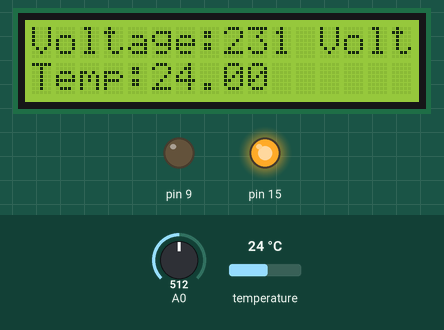
Recording of a sketch running on a simulated Arduino Uno, built for the host (arithmetic inside an expression is 32-bit, double 64-bit). Parts: 16×2 character LCD, output pins drawn as LEDs (lit = HIGH). Inputs (shaded band) come from the test bench; at power-on: temperature 24 °C, A0 = 512. What the sketch prints to the serial monitor is not drawn.

Above: at 2.3 s.
2.4 s: temperature set to 34.4 °C
At 3.5 s:
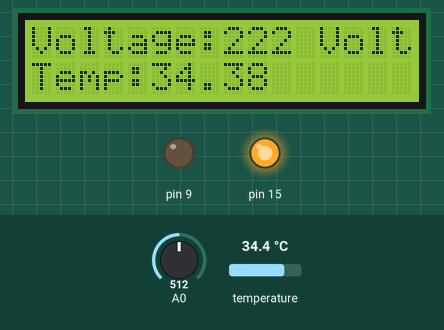
5.2 s: temperature set to 35.6 °C
At 6.5 s:
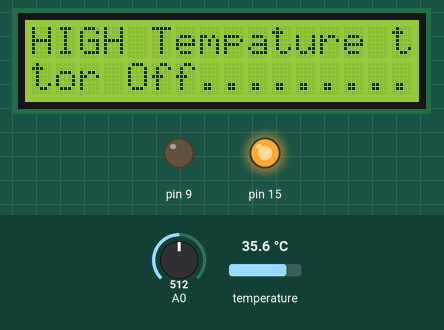
7.2 s: temperature set to 12 °C
At 8.9 s:
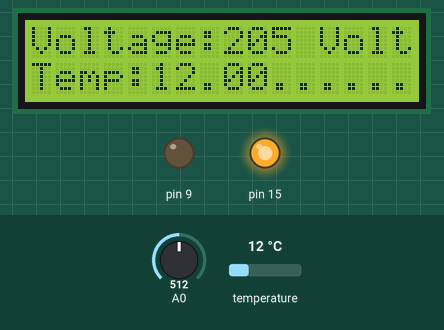
9.2 s: A0 set to 716
At 11.3 s:
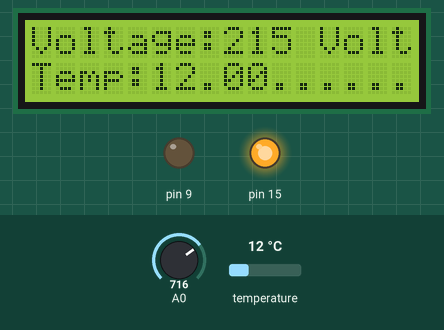
13.2 s: A0 set to 900
At 15.5 s:
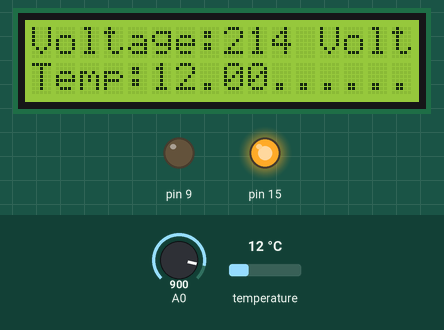
17.2 s: A0 set to 511
At 19.5 s:
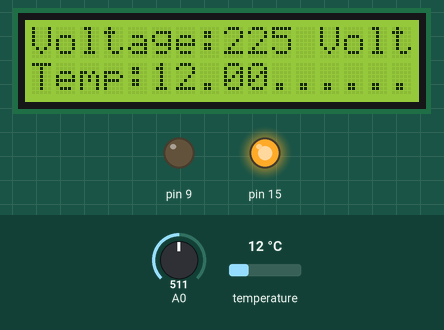
Timing chart, 0 to 21.0 s (numbered marks = the images above; inputs shaded):
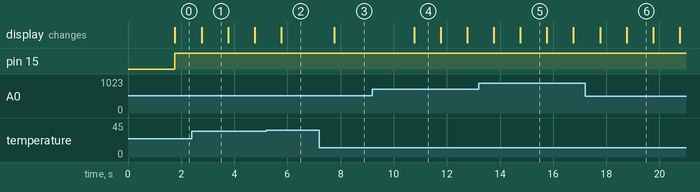

The sketch:

Arduino_code.ino
```cpp
#include <LiquidCrystal.h>
#include <OneWire.h>
#include <DallasTemperature.h>
#include <Filters.h>
#define RS              PIN_PB0
#define EN              PIN_PD7
#define D4              PIN_PD6
#define D5              PIN_PD5
#define D6              PIN_PB7
#define D7              PIN_PB6
#define Relay           PIN_PC1
#define Phase_Voltage   PIN_PC0
#define ONE_WIRE_BUS    PIN_PB2
#define Buzzer          PIN_PB1
#define Relay           PIN_PC1

char buf[17];
LiquidCrystal lcd(RS, EN, D4, D5, D6, D7);
float testFrequency = 50;
float windowLength = 40.0 / testFrequency;
float intercept = -0.04;
float Slope_Voltage = 1.40;
unsigned long printPeriod           = 1000;
unsigned long previousMillis        = 0;
int Voltage_Analog_Sample           = 0;
unsigned int Voltage_Digital_Sample = 0;
OneWire oneWire(ONE_WIRE_BUS);
DallasTemperature sensors(&oneWire);

void setup()
{
  lcd.begin(16, 2);
  Serial.begin(9600);
  sensors.begin();
  pinMode(Buzzer, OUTPUT);
  pinMode(Relay,  OUTPUT);
}

void loop()
{
  RunningStatistics inputStats1;  //Easy life lines, actual calculation of the RMS requires a load of coding
  inputStats1.setWindowSecs(windowLength);
  while(1)
  {
    Voltage_Analog_Sample    = analogRead(Phase_Voltage);
    inputStats1.input(Voltage_Analog_Sample);
    if((unsigned long)(millis() - previousMillis) >= printPeriod)
    {
      previousMillis = millis();
      Voltage_Digital_Sample = intercept + Slope_Voltage * inputStats1.sigma();
      Voltage_Digital_Sample = map(Voltage_Digital_Sample, 310, 430, 230, 240);
      sensors.requestTemperatures();
      float temperatureC = sensors.getTempCByIndex(0);
      if((Voltage_Digital_Sample >= 200) && (Voltage_Digital_Sample <= 260))
      {
        lcd.setCursor(0, 0);
        sprintf(buf, "Voltage:%3d Volt", Voltage_Digital_Sample);
        lcd.print(buf);
        lcd.setCursor(0, 1);
        lcd.print("Temp:");
        lcd.print(temperatureC);
        if(temperatureC >= 35)
        {
          lcd.setCursor(0, 0);
          lcd.print("HIGH Tempature ");
          lcd.setCursor(0, 1);
          lcd.print("tor Off.........");
          digitalWrite(Buzzer, HIGH);
          digitalWrite(Relay,  LOW);
        }
        digitalWrite(Buzzer, LOW);
        digitalWrite(Relay,  HIGH);
      }
      else if(Voltage_Digital_Sample >= 260)
      {
        lcd.setCursor(0, 0);
        lcd.print("HIGH Voltage Mo-");
        lcd.setCursor(0, 1);
        lcd.print("tor Off.........");
        digitalWrite(Buzzer, HIGH);
        digitalWrite(Relay,  LOW);
      }
      else if(Voltage_Digital_Sample <= 200)
      {
        lcd.setCursor(0, 0);
        lcd.print("LOW Voltage Mo- ");
        lcd.setCursor(0, 1);
        lcd.print("tor Off.........");
        digitalWrite(Buzzer, HIGH);
        digitalWrite(Relay,  LOW);
      }
      sendMultipleData(temperatureC, Voltage_Digital_Sample);
    }
  }
}

void sendMultipleData(float intValue1, int intValue2)
{
  Serial.print("<");
  Serial.print(intValue1);    //Value1
  Serial.print(",");
  Serial.print(intValue2);    //Value2
  Serial.print(",");
  Serial.println(">");
}
```

Measured:
- the behaviour switches between 34.9 and 35 °C on temperature (found by bisection; images 1 and 2)
- after the input at 5.2 s, the display: changes after 0.57 s (image 2)
- after the input at 7.2 s, the display: changes after 0.57 s (image 3)
- after the input at 9.2 s, the display: changes after 1.6 s (image 4)
- what the display in image 1 shows lasts 1.0 s, from 2.8 s to 3.8 s
